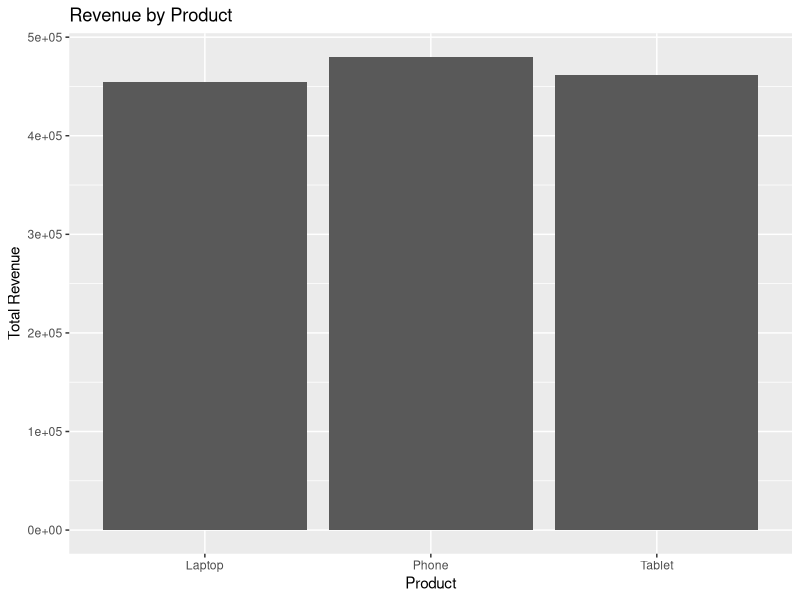
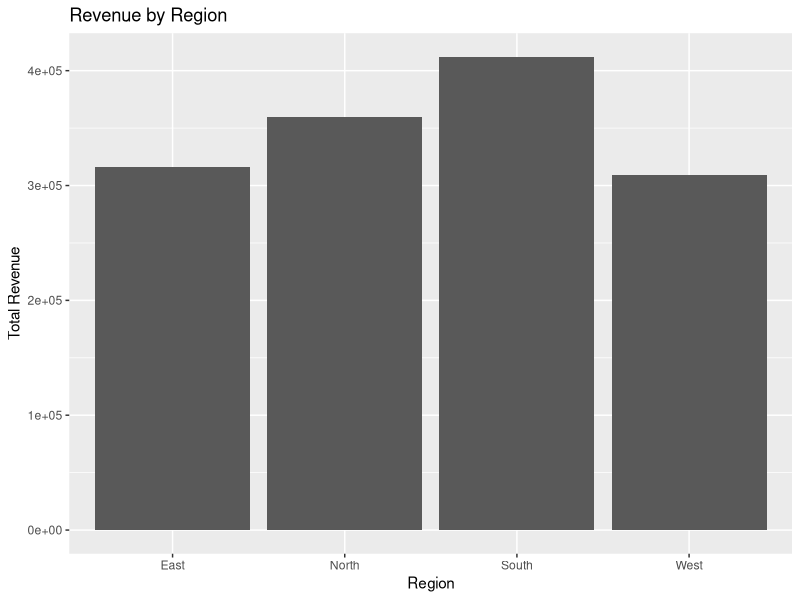

Here is the R script that generated these plots, in order:
library(dplyr)
library(tidyr)
library(ggplot2)

sales <- data.frame(
  order_id=1:12,
  region=c("North","South","East","West","North","South","East","West","North","South","East","West"),
  product=c("Laptop","Phone","Tablet","Laptop","Phone","Tablet","Laptop","Phone","Tablet","Laptop","Phone","Tablet"),
  quantity=c(2,5,3,1,4,6,2,3,5,2,4,7),
  price=c(65000,30000,22000,65000,30000,22000,65000,30000,22000,65000,30000,22000)
)

sales <- sales %>% mutate(revenue=quantity*price)
print(sales)

product_summary <- sales %>%
  group_by(product) %>%
  summarise(
    total_quantity=sum(quantity),
    total_revenue=sum(revenue),
    average_order_value=mean(revenue),
    orders=n()
  ) %>%
  arrange(desc(total_revenue))
print(product_summary)

region_summary <- sales %>%
  group_by(region) %>%
  summarise(total_revenue=sum(revenue),total_quantity=sum(quantity)) %>%
  arrange(desc(total_revenue))
print(region_summary)

best_product <- slice_max(product_summary,total_revenue,n=1)
best_region <- slice_max(region_summary,total_revenue,n=1)

print(best_product)
print(best_region)

ggplot(product_summary,aes(x=product,y=total_revenue)) +
  geom_col() +
  labs(title="Revenue by Product",x="Product",y="Total Revenue")

ggplot(region_summary,aes(x=region,y=total_revenue)) +
  geom_col() +
  labs(title="Revenue by Region",x="Region",y="Total Revenue")

cat("Total Revenue:",sum(sales$revenue),"\n")
cat("Total Quantity:",sum(sales$quantity),"\n")
cat("Best Product:",best_product$product,"\n")
cat("Best Region:",best_region$region,"\n")
